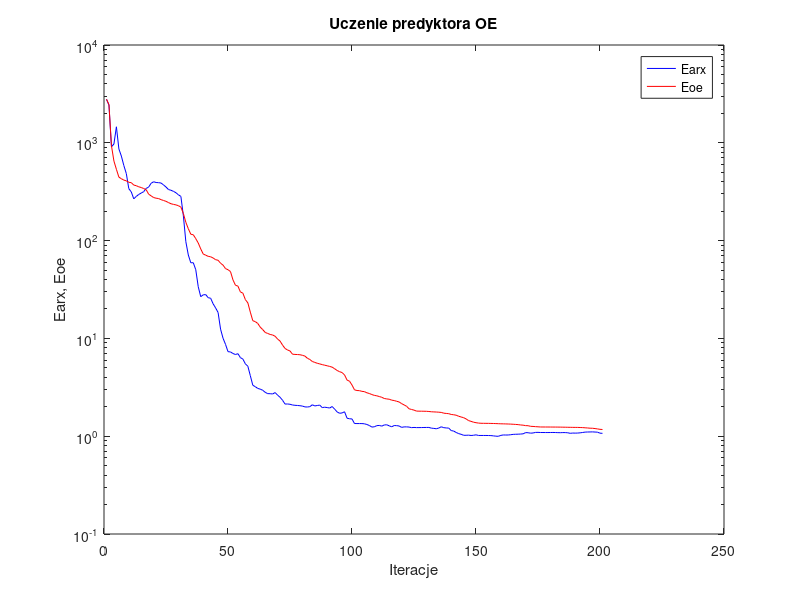
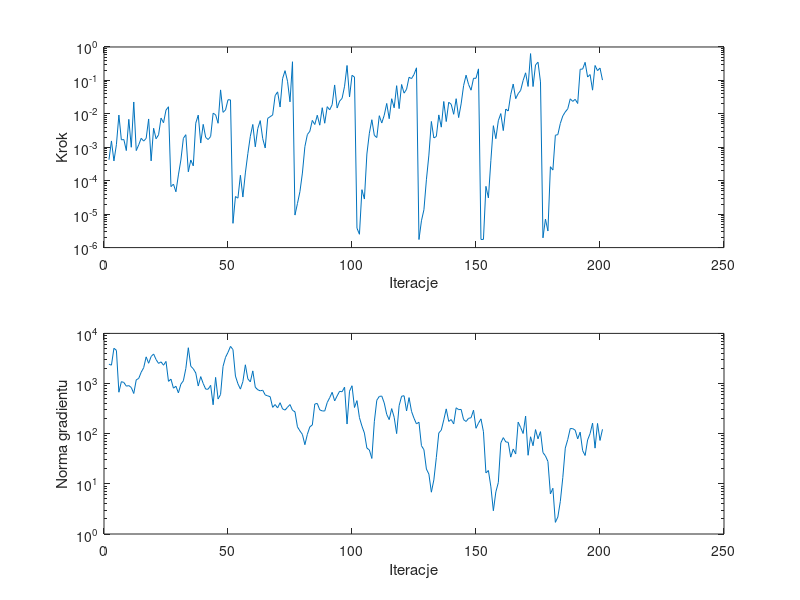

MATLAB code for these plots, in order:
%uczenie predyktora oe
clear all;
n=0; farx(n+1)=2.784269e+003; foe(n+1)=2.790946e+003; wspucz(n+1)=0.000000e+000; ng(n+1)=0.000000e+000;
%odnowa zmiennej metryki
n=1; farx(n+1)=2.432188e+003; foe(n+1)=2.458733e+003; krok(n+1)=4.251583e-004; ng(n+1)=2.431557e+003;
n=2; farx(n+1)=9.105417e+002; foe(n+1)=9.353088e+002; krok(n+1)=1.548092e-003; ng(n+1)=2.325910e+003;
n=3; farx(n+1)=9.720481e+002; foe(n+1)=6.504288e+002; krok(n+1)=3.909299e-004; ng(n+1)=5.052624e+003;
n=4; farx(n+1)=1.457902e+003; foe(n+1)=5.357976e+002; krok(n+1)=1.195607e-003; ng(n+1)=4.591078e+003;
n=5; farx(n+1)=8.655685e+002; foe(n+1)=4.455527e+002; krok(n+1)=9.213222e-003; ng(n+1)=6.715346e+002;
n=6; farx(n+1)=7.315595e+002; foe(n+1)=4.293702e+002; krok(n+1)=1.670300e-003; ng(n+1)=1.090481e+003;
n=7; farx(n+1)=5.853918e+002; foe(n+1)=4.152562e+002; krok(n+1)=1.705737e-003; ng(n+1)=1.051523e+003;
n=8; farx(n+1)=4.842000e+002; foe(n+1)=4.086320e+002; krok(n+1)=7.975165e-004; ng(n+1)=8.870384e+002;
n=9; farx(n+1)=3.398836e+002; foe(n+1)=3.945598e+002; krok(n+1)=6.854056e-003; ng(n+1)=9.097736e+002;
n=10; farx(n+1)=3.146776e+002; foe(n+1)=3.913740e+002; krok(n+1)=1.002892e-003; ng(n+1)=8.347409e+002;
n=11; farx(n+1)=2.672973e+002; foe(n+1)=3.696937e+002; krok(n+1)=2.265123e-002; ng(n+1)=6.331043e+002;
n=12; farx(n+1)=2.827025e+002; foe(n+1)=3.643097e+002; krok(n+1)=7.971656e-004; ng(n+1)=1.185270e+003;
n=13; farx(n+1)=2.964189e+002; foe(n+1)=3.549645e+002; krok(n+1)=1.186919e-003; ng(n+1)=1.266063e+003;
n=14; farx(n+1)=3.062126e+002; foe(n+1)=3.489820e+002; krok(n+1)=1.857915e-003; ng(n+1)=1.682672e+003;
n=15; farx(n+1)=3.164044e+002; foe(n+1)=3.407373e+002; krok(n+1)=1.532816e-003; ng(n+1)=2.070545e+003;
n=16; farx(n+1)=3.414973e+002; foe(n+1)=3.316701e+002; krok(n+1)=1.846469e-003; ng(n+1)=3.405001e+003;
n=17; farx(n+1)=3.526277e+002; foe(n+1)=2.982774e+002; krok(n+1)=7.032104e-003; ng(n+1)=2.536818e+003;
n=18; farx(n+1)=3.854815e+002; foe(n+1)=2.868952e+002; krok(n+1)=3.921839e-004; ng(n+1)=3.457023e+003;
n=19; farx(n+1)=3.996549e+002; foe(n+1)=2.755819e+002; krok(n+1)=3.709130e-003; ng(n+1)=3.886657e+003;
n=20; farx(n+1)=3.926683e+002; foe(n+1)=2.714461e+002; krok(n+1)=1.797919e-003; ng(n+1)=3.005230e+003;
n=21; farx(n+1)=3.911810e+002; foe(n+1)=2.691225e+002; krok(n+1)=2.356189e-003; ng(n+1)=2.520778e+003;
n=22; farx(n+1)=3.879134e+002; foe(n+1)=2.622975e+002; krok(n+1)=7.479896e-003; ng(n+1)=2.706821e+003;
n=23; farx(n+1)=3.712253e+002; foe(n+1)=2.571549e+002; krok(n+1)=5.414124e-003; ng(n+1)=2.318593e+003;
n=24; farx(n+1)=3.529682e+002; foe(n+1)=2.521017e+002; krok(n+1)=1.296098e-002; ng(n+1)=2.761719e+003;
n=25; farx(n+1)=3.327066e+002; foe(n+1)=2.448981e+002; krok(n+1)=1.631060e-002; ng(n+1)=1.106422e+003;
%odnowa zmiennej metryki
n=26; farx(n+1)=3.271674e+002; foe(n+1)=2.381936e+002; krok(n+1)=6.666596e-005; ng(n+1)=1.222891e+003;
n=27; farx(n+1)=3.189107e+002; foe(n+1)=2.346671e+002; krok(n+1)=7.907676e-005; ng(n+1)=8.087771e+002;
n=28; farx(n+1)=3.087305e+002; foe(n+1)=2.318501e+002; krok(n+1)=4.672577e-005; ng(n+1)=8.825035e+002;
n=29; farx(n+1)=2.938058e+002; foe(n+1)=2.275122e+002; krok(n+1)=1.492510e-004; ng(n+1)=6.525907e+002;
n=30; farx(n+1)=2.832483e+002; foe(n+1)=2.200330e+002; krok(n+1)=4.168272e-004; ng(n+1)=9.726231e+002;
n=31; farx(n+1)=1.793656e+002; foe(n+1)=1.892980e+002; krok(n+1)=1.857915e-003; ng(n+1)=1.135684e+003;
n=32; farx(n+1)=9.748334e+001; foe(n+1)=1.538157e+002; krok(n+1)=2.381138e-003; ng(n+1)=1.998570e+003;
n=33; farx(n+1)=7.122816e+001; foe(n+1)=1.322302e+002; krok(n+1)=1.848603e-004; ng(n+1)=5.175981e+003;
n=34; farx(n+1)=5.933145e+001; foe(n+1)=1.161329e+002; krok(n+1)=4.168272e-004; ng(n+1)=2.213637e+003;
n=35; farx(n+1)=5.941922e+001; foe(n+1)=1.147604e+002; krok(n+1)=2.781068e-004; ng(n+1)=1.970421e+003;
n=36; farx(n+1)=5.037250e+001; foe(n+1)=1.046930e+002; krok(n+1)=5.269205e-003; ng(n+1)=1.623198e+003;
n=37; farx(n+1)=3.375019e+001; foe(n+1)=9.451514e+001; krok(n+1)=9.175071e-003; ng(n+1)=8.930458e+002;
n=38; farx(n+1)=2.670631e+001; foe(n+1)=8.226976e+001; krok(n+1)=1.339301e-003; ng(n+1)=1.375400e+003;
n=39; farx(n+1)=2.789293e+001; foe(n+1)=7.300064e+001; krok(n+1)=4.849441e-003; ng(n+1)=1.002514e+003;
n=40; farx(n+1)=2.805860e+001; foe(n+1)=7.095805e+001; krok(n+1)=1.970836e-003; ng(n+1)=7.735549e+002;
n=41; farx(n+1)=2.610307e+001; foe(n+1)=6.906664e+001; krok(n+1)=1.708199e-003; ng(n+1)=7.719115e+002;
n=42; farx(n+1)=2.573489e+001; foe(n+1)=6.832901e+001; krok(n+1)=2.110724e-003; ng(n+1)=9.212726e+002;
n=43; farx(n+1)=2.258685e+001; foe(n+1)=6.642104e+001; krok(n+1)=1.042905e-002; ng(n+1)=3.772538e+002;
n=44; farx(n+1)=2.050745e+001; foe(n+1)=6.380793e+001; krok(n+1)=9.428457e-003; ng(n+1)=1.326107e+003;
n=45; farx(n+1)=1.840785e+001; foe(n+1)=6.295590e+001; krok(n+1)=5.228877e-003; ng(n+1)=4.914802e+002;
n=46; farx(n+1)=1.243809e+001; foe(n+1)=5.871821e+001; krok(n+1)=5.205007e-002; ng(n+1)=6.053520e+002;
n=47; farx(n+1)=1.003755e+001; foe(n+1)=5.612218e+001; krok(n+1)=1.109636e-002; ng(n+1)=2.198551e+003;
n=48; farx(n+1)=8.685342e+000; foe(n+1)=5.172908e+001; krok(n+1)=1.308935e-002; ng(n+1)=3.330213e+003;
n=49; farx(n+1)=7.319265e+000; foe(n+1)=5.039181e+001; krok(n+1)=2.643052e-002; ng(n+1)=4.189821e+003;
n=50; farx(n+1)=7.269921e+000; foe(n+1)=4.825045e+001; krok(n+1)=2.617232e-002; ng(n+1)=5.499813e+003;
%odnowa zmiennej metryki
n=51; farx(n+1)=7.008998e+000; foe(n+1)=3.968239e+001; krok(n+1)=5.317887e-006; ng(n+1)=4.762498e+003;
n=52; farx(n+1)=6.844194e+000; foe(n+1)=3.496031e+001; krok(n+1)=3.369455e-005; ng(n+1)=1.409079e+003;
n=53; farx(n+1)=6.977897e+000; foe(n+1)=3.425917e+001; krok(n+1)=3.012115e-005; ng(n+1)=9.894596e+002;
n=54; farx(n+1)=6.359634e+000; foe(n+1)=2.985952e+001; krok(n+1)=1.454251e-004; ng(n+1)=7.744571e+002;
n=55; farx(n+1)=6.143663e+000; foe(n+1)=2.900790e+001; krok(n+1)=3.251699e-005; ng(n+1)=1.093085e+003;
n=56; farx(n+1)=5.494859e+000; foe(n+1)=2.492470e+001; krok(n+1)=1.711903e-004; ng(n+1)=2.365493e+003;
n=57; farx(n+1)=5.196065e+000; foe(n+1)=2.308921e+001; krok(n+1)=6.467102e-004; ng(n+1)=1.240813e+003;
n=58; farx(n+1)=4.159042e+000; foe(n+1)=1.855888e+001; krok(n+1)=2.133311e-003; ng(n+1)=1.079917e+003;
n=59; farx(n+1)=3.319600e+000; foe(n+1)=1.516392e+001; krok(n+1)=4.815473e-003; ng(n+1)=1.789061e+003;
n=60; farx(n+1)=3.207619e+000; foe(n+1)=1.484148e+001; krok(n+1)=1.031514e-003; ng(n+1)=8.445404e+002;
n=61; farx(n+1)=3.080630e+000; foe(n+1)=1.422142e+001; krok(n+1)=3.625910e-003; ng(n+1)=7.519955e+002;
n=62; farx(n+1)=3.028574e+000; foe(n+1)=1.303793e+001; krok(n+1)=6.273397e-003; ng(n+1)=7.154521e+002;
n=63; farx(n+1)=2.949115e+000; foe(n+1)=1.230605e+001; krok(n+1)=1.810600e-003; ng(n+1)=7.366342e+002;
n=64; farx(n+1)=2.810057e+000; foe(n+1)=1.150624e+001; krok(n+1)=9.540187e-004; ng(n+1)=5.934622e+002;
n=65; farx(n+1)=2.724711e+000; foe(n+1)=1.123627e+001; krok(n+1)=7.321912e-003; ng(n+1)=5.682933e+002;
n=66; farx(n+1)=2.720075e+000; foe(n+1)=1.097591e+001; krok(n+1)=8.237127e-003; ng(n+1)=5.471524e+002;
n=67; farx(n+1)=2.703683e+000; foe(n+1)=1.083215e+001; krok(n+1)=9.213222e-003; ng(n+1)=3.353497e+002;
n=68; farx(n+1)=2.792906e+000; foe(n+1)=1.051773e+001; krok(n+1)=3.500452e-002; ng(n+1)=3.813183e+002;
n=69; farx(n+1)=2.628232e+000; foe(n+1)=9.848509e+000; krok(n+1)=4.545636e-002; ng(n+1)=3.264368e+002;
n=70; farx(n+1)=2.500110e+000; foe(n+1)=9.383820e+000; krok(n+1)=1.601914e-002; ng(n+1)=4.147930e+002;
n=71; farx(n+1)=2.329507e+000; foe(n+1)=8.537890e+000; krok(n+1)=1.125137e-001; ng(n+1)=3.124888e+002;
n=72; farx(n+1)=2.131261e+000; foe(n+1)=7.894935e+000; krok(n+1)=1.958039e-001; ng(n+1)=2.955438e+002;
n=73; farx(n+1)=2.135822e+000; foe(n+1)=7.612509e+000; krok(n+1)=9.451019e-002; ng(n+1)=3.373983e+002;
n=74; farx(n+1)=2.120706e+000; foe(n+1)=7.438387e+000; krok(n+1)=2.284436e-002; ng(n+1)=3.811215e+002;
n=75; farx(n+1)=2.085485e+000; foe(n+1)=6.893585e+000; krok(n+1)=3.619299e-001; ng(n+1)=2.926640e+002;
%odnowa zmiennej metryki
n=76; farx(n+1)=2.069725e+000; foe(n+1)=6.858003e+000; krok(n+1)=9.388408e-006; ng(n+1)=2.736255e+002;
n=77; farx(n+1)=2.062197e+000; foe(n+1)=6.839544e+000; krok(n+1)=2.078166e-005; ng(n+1)=1.370224e+002;
n=78; farx(n+1)=2.050200e+000; foe(n+1)=6.808853e+000; krok(n+1)=4.705554e-005; ng(n+1)=1.136602e+002;
n=79; farx(n+1)=2.032240e+000; foe(n+1)=6.718168e+000; krok(n+1)=1.697983e-004; ng(n+1)=9.675869e+001;
n=80; farx(n+1)=1.993444e+000; foe(n+1)=6.596690e+000; krok(n+1)=1.045638e-003; ng(n+1)=6.034187e+001;
n=81; farx(n+1)=1.988606e+000; foe(n+1)=6.271745e+000; krok(n+1)=2.403018e-003; ng(n+1)=9.725579e+001;
n=82; farx(n+1)=2.004986e+000; foe(n+1)=6.084069e+000; krok(n+1)=3.017589e-003; ng(n+1)=1.371310e+002;
n=83; farx(n+1)=2.095140e+000; foe(n+1)=5.808851e+000; krok(n+1)=6.371455e-003; ng(n+1)=1.490479e+002;
n=84; farx(n+1)=2.039991e+000; foe(n+1)=5.682597e+000; krok(n+1)=4.801295e-003; ng(n+1)=3.907942e+002;
n=85; farx(n+1)=2.060464e+000; foe(n+1)=5.567734e+000; krok(n+1)=9.093040e-003; ng(n+1)=4.010897e+002;
n=86; farx(n+1)=2.079701e+000; foe(n+1)=5.484636e+000; krok(n+1)=4.578975e-003; ng(n+1)=2.983533e+002;
n=87; farx(n+1)=1.961114e+000; foe(n+1)=5.394694e+000; krok(n+1)=1.526430e-002; ng(n+1)=2.847375e+002;
n=88; farx(n+1)=1.979706e+000; foe(n+1)=5.318563e+000; krok(n+1)=5.242823e-003; ng(n+1)=2.831430e+002;
n=89; farx(n+1)=1.962831e+000; foe(n+1)=5.249101e+000; krok(n+1)=1.640492e-002; ng(n+1)=4.171755e+002;
n=90; farx(n+1)=1.941536e+000; foe(n+1)=5.168846e+000; krok(n+1)=1.321526e-002; ng(n+1)=5.219427e+002;
n=91; farx(n+1)=2.011755e+000; foe(n+1)=5.082916e+000; krok(n+1)=1.885691e-002; ng(n+1)=6.689214e+002;
n=92; farx(n+1)=1.891304e+000; foe(n+1)=4.895377e+000; krok(n+1)=7.317146e-002; ng(n+1)=4.507300e+002;
n=93; farx(n+1)=1.771934e+000; foe(n+1)=4.700251e+000; krok(n+1)=1.495979e-002; ng(n+1)=5.662279e+002;
n=94; farx(n+1)=1.715450e+000; foe(n+1)=4.566383e+000; krok(n+1)=2.398987e-002; ng(n+1)=7.006541e+002;
n=95; farx(n+1)=1.729042e+000; foe(n+1)=4.474720e+000; krok(n+1)=2.900728e-002; ng(n+1)=6.857348e+002;
n=96; farx(n+1)=1.778009e+000; foe(n+1)=4.231038e+000; krok(n+1)=6.706589e-002; ng(n+1)=8.468738e+002;
n=97; farx(n+1)=1.527770e+000; foe(n+1)=3.750102e+000; krok(n+1)=2.798246e-001; ng(n+1)=1.559221e+002;
n=98; farx(n+1)=1.507828e+000; foe(n+1)=3.651357e+000; krok(n+1)=3.197384e-002; ng(n+1)=7.032812e+002;
n=99; farx(n+1)=1.500798e+000; foe(n+1)=3.335944e+000; krok(n+1)=1.420059e-001; ng(n+1)=9.042069e+002;
n=100; farx(n+1)=1.348043e+000; foe(n+1)=2.981624e+000; krok(n+1)=1.259999e-001; ng(n+1)=3.331207e+002;
%odnowa zmiennej metryki
n=101; farx(n+1)=1.346810e+000; foe(n+1)=2.930917e+000; krok(n+1)=3.809123e-006; ng(n+1)=4.566692e+002;
n=102; farx(n+1)=1.346783e+000; foe(n+1)=2.922932e+000; krok(n+1)=2.502989e-006; ng(n+1)=2.092480e+002;
n=103; farx(n+1)=1.346129e+000; foe(n+1)=2.874503e+000; krok(n+1)=5.400102e-005; ng(n+1)=1.419634e+002;
n=104; farx(n+1)=1.339574e+000; foe(n+1)=2.856606e+000; krok(n+1)=2.832743e-005; ng(n+1)=1.030182e+002;
n=105; farx(n+1)=1.317323e+000; foe(n+1)=2.778568e+000; krok(n+1)=6.284926e-004; ng(n+1)=5.170389e+001;
n=106; farx(n+1)=1.286642e+000; foe(n+1)=2.733576e+000; krok(n+1)=2.636366e-003; ng(n+1)=4.739422e+001;
n=107; farx(n+1)=1.240145e+000; foe(n+1)=2.665482e+000; krok(n+1)=6.669234e-003; ng(n+1)=3.206692e+001;
n=108; farx(n+1)=1.248205e+000; foe(n+1)=2.615924e+000; krok(n+1)=2.281831e-003; ng(n+1)=1.735389e+002;
n=109; farx(n+1)=1.282358e+000; foe(n+1)=2.587959e+000; krok(n+1)=1.953941e-003; ng(n+1)=4.648577e+002;
n=110; farx(n+1)=1.288527e+000; foe(n+1)=2.544454e+000; krok(n+1)=8.806488e-003; ng(n+1)=5.531825e+002;
n=111; farx(n+1)=1.267752e+000; foe(n+1)=2.499943e+000; krok(n+1)=5.320104e-003; ng(n+1)=5.633445e+002;
n=112; farx(n+1)=1.302656e+000; foe(n+1)=2.431089e+000; krok(n+1)=9.128410e-003; ng(n+1)=4.096281e+002;
n=113; farx(n+1)=1.308831e+000; foe(n+1)=2.405125e+000; krok(n+1)=2.047906e-002; ng(n+1)=2.419703e+002;
n=114; farx(n+1)=1.277436e+000; foe(n+1)=2.388438e+000; krok(n+1)=7.162643e-003; ng(n+1)=1.911130e+002;
n=115; farx(n+1)=1.247547e+000; foe(n+1)=2.337523e+000; krok(n+1)=2.835564e-002; ng(n+1)=3.166079e+002;
n=116; farx(n+1)=1.285069e+000; foe(n+1)=2.315245e+000; krok(n+1)=1.519863e-002; ng(n+1)=2.125888e+002;
n=117; farx(n+1)=1.282615e+000; foe(n+1)=2.275852e+000; krok(n+1)=6.964181e-002; ng(n+1)=1.004641e+002;
n=118; farx(n+1)=1.271837e+000; foe(n+1)=2.239520e+000; krok(n+1)=1.434453e-002; ng(n+1)=3.620538e+002;
n=119; farx(n+1)=1.231289e+000; foe(n+1)=2.153940e+000; krok(n+1)=7.557928e-002; ng(n+1)=5.583702e+002;
n=120; farx(n+1)=1.245095e+000; foe(n+1)=2.090148e+000; krok(n+1)=4.161404e-002; ng(n+1)=5.706700e+002;
n=121; farx(n+1)=1.245476e+000; foe(n+1)=2.023739e+000; krok(n+1)=5.454638e-002; ng(n+1)=2.842079e+002;
n=122; farx(n+1)=1.240319e+000; foe(n+1)=1.907562e+000; krok(n+1)=1.241815e-001; ng(n+1)=5.244187e+002;
n=123; farx(n+1)=1.223198e+000; foe(n+1)=1.876621e+000; krok(n+1)=1.134226e-001; ng(n+1)=2.786752e+002;
n=124; farx(n+1)=1.229321e+000; foe(n+1)=1.848089e+000; krok(n+1)=1.501755e-001; ng(n+1)=2.032104e+002;
n=125; farx(n+1)=1.224577e+000; foe(n+1)=1.806583e+000; krok(n+1)=2.381694e-001; ng(n+1)=1.568998e+002;
%odnowa zmiennej metryki
n=126; farx(n+1)=1.224789e+000; foe(n+1)=1.802944e+000; krok(n+1)=1.742941e-006; ng(n+1)=1.694154e+002;
n=127; farx(n+1)=1.225722e+000; foe(n+1)=1.801669e+000; krok(n+1)=6.340434e-006; ng(n+1)=5.768876e+001;
n=128; farx(n+1)=1.227872e+000; foe(n+1)=1.799798e+000; krok(n+1)=1.356957e-005; ng(n+1)=4.790635e+001;
n=129; farx(n+1)=1.228811e+000; foe(n+1)=1.797328e+000; krok(n+1)=1.067624e-004; ng(n+1)=1.976286e+001;
n=130; farx(n+1)=1.229649e+000; foe(n+1)=1.789498e+000; krok(n+1)=5.840350e-004; ng(n+1)=1.563950e+001;
n=131; farx(n+1)=1.208863e+000; foe(n+1)=1.777528e+000; krok(n+1)=5.915528e-003; ng(n+1)=6.816535e+000;
n=132; farx(n+1)=1.201953e+000; foe(n+1)=1.772050e+000; krok(n+1)=1.903300e-003; ng(n+1)=1.198478e+001;
n=133; farx(n+1)=1.191057e+000; foe(n+1)=1.767108e+000; krok(n+1)=2.100547e-003; ng(n+1)=3.339623e+001;
n=134; farx(n+1)=1.212205e+000; foe(n+1)=1.759739e+000; krok(n+1)=9.307204e-003; ng(n+1)=1.034240e+002;
n=135; farx(n+1)=1.248738e+000; foe(n+1)=1.750470e+000; krok(n+1)=4.001696e-003; ng(n+1)=1.177438e+002;
n=136; farx(n+1)=1.222829e+000; foe(n+1)=1.719894e+000; krok(n+1)=2.343419e-002; ng(n+1)=1.882143e+002;
n=137; farx(n+1)=1.214423e+000; foe(n+1)=1.709295e+000; krok(n+1)=5.887869e-003; ng(n+1)=3.123988e+002;
n=138; farx(n+1)=1.210832e+000; foe(n+1)=1.699552e+000; krok(n+1)=2.223039e-002; ng(n+1)=1.759066e+002;
n=139; farx(n+1)=1.142228e+000; foe(n+1)=1.668731e+000; krok(n+1)=1.931884e-002; ng(n+1)=1.912499e+002;
n=140; farx(n+1)=1.128395e+000; foe(n+1)=1.657236e+000; krok(n+1)=9.707132e-003; ng(n+1)=1.566138e+002;
n=141; farx(n+1)=1.092104e+000; foe(n+1)=1.638950e+000; krok(n+1)=2.839954e-002; ng(n+1)=3.287068e+002;
n=142; farx(n+1)=1.063329e+000; foe(n+1)=1.599678e+000; krok(n+1)=7.739087e-003; ng(n+1)=3.018250e+002;
n=143; farx(n+1)=1.045455e+000; foe(n+1)=1.572562e+000; krok(n+1)=1.987953e-002; ng(n+1)=3.049364e+002;
n=144; farx(n+1)=1.021997e+000; foe(n+1)=1.546857e+000; krok(n+1)=7.000904e-002; ng(n+1)=1.908690e+002;
n=145; farx(n+1)=1.021678e+000; foe(n+1)=1.503044e+000; krok(n+1)=1.434696e-001; ng(n+1)=1.751629e+002;
n=146; farx(n+1)=1.025234e+000; foe(n+1)=1.444353e+000; krok(n+1)=7.579082e-002; ng(n+1)=2.026336e+002;
n=147; farx(n+1)=1.017169e+000; foe(n+1)=1.418393e+000; krok(n+1)=5.101860e-002; ng(n+1)=2.079558e+002;
n=148; farx(n+1)=1.022040e+000; foe(n+1)=1.390770e+000; krok(n+1)=1.158784e-001; ng(n+1)=2.943906e+002;
n=149; farx(n+1)=1.033073e+000; foe(n+1)=1.374539e+000; krok(n+1)=1.158784e-001; ng(n+1)=1.282621e+002;
n=150; farx(n+1)=1.017779e+000; foe(n+1)=1.362119e+000; krok(n+1)=2.214681e-001; ng(n+1)=1.621647e+002;
%odnowa zmiennej metryki
n=151; farx(n+1)=1.017541e+000; foe(n+1)=1.355906e+000; krok(n+1)=1.751454e-006; ng(n+1)=1.974298e+002;
n=152; farx(n+1)=1.017482e+000; foe(n+1)=1.354756e+000; krok(n+1)=1.756745e-006; ng(n+1)=1.094853e+002;
n=153; farx(n+1)=1.017483e+000; foe(n+1)=1.353710e+000; krok(n+1)=6.800238e-005; ng(n+1)=1.653696e+001;
n=154; farx(n+1)=1.016428e+000; foe(n+1)=1.353095e+000; krok(n+1)=3.061523e-005; ng(n+1)=1.845844e+001;
n=155; farx(n+1)=1.014493e+000; foe(n+1)=1.350986e+000; krok(n+1)=4.066412e-004; ng(n+1)=8.712454e+000;
n=156; farx(n+1)=1.008211e+000; foe(n+1)=1.349216e+000; krok(n+1)=4.427789e-003; ng(n+1)=2.910331e+000;
n=157; farx(n+1)=1.000957e+000; foe(n+1)=1.346069e+000; krok(n+1)=1.810600e-003; ng(n+1)=6.898154e+000;
n=158; farx(n+1)=9.977473e-001; foe(n+1)=1.342825e+000; krok(n+1)=6.227174e-003; ng(n+1)=1.063899e+001;
n=159; farx(n+1)=1.019194e+000; foe(n+1)=1.339163e+000; krok(n+1)=1.019133e-002; ng(n+1)=6.548258e+001;
n=160; farx(n+1)=1.029836e+000; foe(n+1)=1.337637e+000; krok(n+1)=3.159755e-003; ng(n+1)=8.351230e+001;
n=161; farx(n+1)=1.028075e+000; foe(n+1)=1.335245e+000; krok(n+1)=1.394089e-002; ng(n+1)=6.869080e+001;
n=162; farx(n+1)=1.029138e+000; foe(n+1)=1.332846e+000; krok(n+1)=1.214548e-002; ng(n+1)=6.726718e+001;
n=163; farx(n+1)=1.035485e+000; foe(n+1)=1.329354e+000; krok(n+1)=3.775680e-002; ng(n+1)=3.407902e+001;
n=164; farx(n+1)=1.044283e+000; foe(n+1)=1.324715e+000; krok(n+1)=7.795251e-002; ng(n+1)=4.944938e+001;
n=165; farx(n+1)=1.046769e+000; foe(n+1)=1.319306e+000; krok(n+1)=2.847603e-002; ng(n+1)=3.938497e+001;
n=166; farx(n+1)=1.049007e+000; foe(n+1)=1.313717e+000; krok(n+1)=4.017797e-002; ng(n+1)=1.700356e+002;
n=167; farx(n+1)=1.052149e+000; foe(n+1)=1.302608e+000; krok(n+1)=5.034993e-002; ng(n+1)=1.329644e+002;
n=168; farx(n+1)=1.057805e+000; foe(n+1)=1.296877e+000; krok(n+1)=9.963479e-002; ng(n+1)=1.008878e+002;
n=169; farx(n+1)=1.088497e+000; foe(n+1)=1.282566e+000; krok(n+1)=1.687274e-001; ng(n+1)=2.247236e+002;
n=170; farx(n+1)=1.085384e+000; foe(n+1)=1.280565e+000; krok(n+1)=6.602029e-002; ng(n+1)=3.713654e+001;
n=171; farx(n+1)=1.074340e+000; foe(n+1)=1.262062e+000; krok(n+1)=6.340524e-001; ng(n+1)=8.686492e+001;
n=172; farx(n+1)=1.078936e+000; foe(n+1)=1.258649e+000; krok(n+1)=6.554666e-002; ng(n+1)=5.752085e+001;
n=173; farx(n+1)=1.093255e+000; foe(n+1)=1.252188e+000; krok(n+1)=2.910883e-001; ng(n+1)=1.207845e+002;
n=174; farx(n+1)=1.094617e+000; foe(n+1)=1.247577e+000; krok(n+1)=3.510640e-001; ng(n+1)=7.905960e+001;
n=175; farx(n+1)=1.090885e+000; foe(n+1)=1.242444e+000; krok(n+1)=9.035956e-002; ng(n+1)=1.099532e+002;
%odnowa zmiennej metryki
n=176; farx(n+1)=1.090796e+000; foe(n+1)=1.242256e+000; krok(n+1)=1.958773e-006; ng(n+1)=4.209571e+001;
n=177; farx(n+1)=1.090144e+000; foe(n+1)=1.241777e+000; krok(n+1)=7.118613e-006; ng(n+1)=3.602707e+001;
n=178; farx(n+1)=1.089971e+000; foe(n+1)=1.241651e+000; krok(n+1)=3.137219e-006; ng(n+1)=2.798462e+001;
n=179; farx(n+1)=1.090631e+000; foe(n+1)=1.241040e+000; krok(n+1)=2.625683e-004; ng(n+1)=6.294452e+000;
n=180; farx(n+1)=1.091963e+000; foe(n+1)=1.240335e+000; krok(n+1)=2.084136e-004; ng(n+1)=8.166247e+000;
n=181; farx(n+1)=1.090517e+000; foe(n+1)=1.240027e+000; krok(n+1)=2.293321e-003; ng(n+1)=1.706136e+000;
n=182; farx(n+1)=1.087606e+000; foe(n+1)=1.239297e+000; krok(n+1)=2.394037e-003; ng(n+1)=2.185873e+000;
n=183; farx(n+1)=1.086008e+000; foe(n+1)=1.238478e+000; krok(n+1)=5.167850e-003; ng(n+1)=4.466654e+000;
n=184; farx(n+1)=1.089186e+000; foe(n+1)=1.236784e+000; krok(n+1)=8.669283e-003; ng(n+1)=1.334373e+001;
n=185; farx(n+1)=1.088649e+000; foe(n+1)=1.235826e+000; krok(n+1)=1.142218e-002; ng(n+1)=5.159626e+001;
n=186; farx(n+1)=1.084146e+000; foe(n+1)=1.233921e+000; krok(n+1)=1.417782e-002; ng(n+1)=7.677417e+001;
n=187; farx(n+1)=1.070219e+000; foe(n+1)=1.232843e+000; krok(n+1)=2.811708e-002; ng(n+1)=1.268120e+002;
n=188; farx(n+1)=1.077287e+000; foe(n+1)=1.231338e+000; krok(n+1)=2.357847e-002; ng(n+1)=1.261783e+002;
n=189; farx(n+1)=1.075208e+000; foe(n+1)=1.230471e+000; krok(n+1)=2.720095e-002; ng(n+1)=1.175263e+002;
n=190; farx(n+1)=1.077188e+000; foe(n+1)=1.230100e+000; krok(n+1)=2.038266e-002; ng(n+1)=7.886139e+001;
n=191; farx(n+1)=1.082670e+000; foe(n+1)=1.227141e+000; krok(n+1)=2.158836e-001; ng(n+1)=1.073686e+002;
n=192; farx(n+1)=1.091723e+000; foe(n+1)=1.224488e+000; krok(n+1)=2.182112e-001; ng(n+1)=4.603088e+001;
n=193; farx(n+1)=1.101183e+000; foe(n+1)=1.218969e+000; krok(n+1)=3.477470e-001; ng(n+1)=3.677866e+001;
n=194; farx(n+1)=1.104024e+000; foe(n+1)=1.213855e+000; krok(n+1)=1.261335e-001; ng(n+1)=7.496562e+001;
n=195; farx(n+1)=1.105178e+000; foe(n+1)=1.207634e+000; krok(n+1)=1.497423e-001; ng(n+1)=1.004704e+002;
n=196; farx(n+1)=1.107134e+000; foe(n+1)=1.205590e+000; krok(n+1)=5.113139e-002; ng(n+1)=1.627352e+002;
n=197; farx(n+1)=1.102692e+000; foe(n+1)=1.196998e+000; krok(n+1)=2.798246e-001; ng(n+1)=5.156957e+001;
n=198; farx(n+1)=1.099426e+000; foe(n+1)=1.186999e+000; krok(n+1)=1.961845e-001; ng(n+1)=1.602326e+002;
n=199; farx(n+1)=1.073847e+000; foe(n+1)=1.175717e+000; krok(n+1)=2.343012e-001; ng(n+1)=7.332179e+001;
n=200; farx(n+1)=1.069938e+000; foe(n+1)=1.170925e+000; krok(n+1)=1.022628e-001; ng(n+1)=1.222823e+002;

figure; semilogy(farx,'b'); hold on; semilogy(foe,'r'); xlabel('Iteracje'); ylabel('Earx, Eoe'); legend('Earx','Eoe'); title('Uczenie predyktora OE');
figure; subplot(2,1,1); semilogy(krok); xlabel('Iteracje'); ylabel('Krok');
subplot(2,1,2); semilogy(ng); xlabel('Iteracje'); ylabel('Norma gradientu');
Earx=farx(n+1)
Eoe=foe(n+1)
